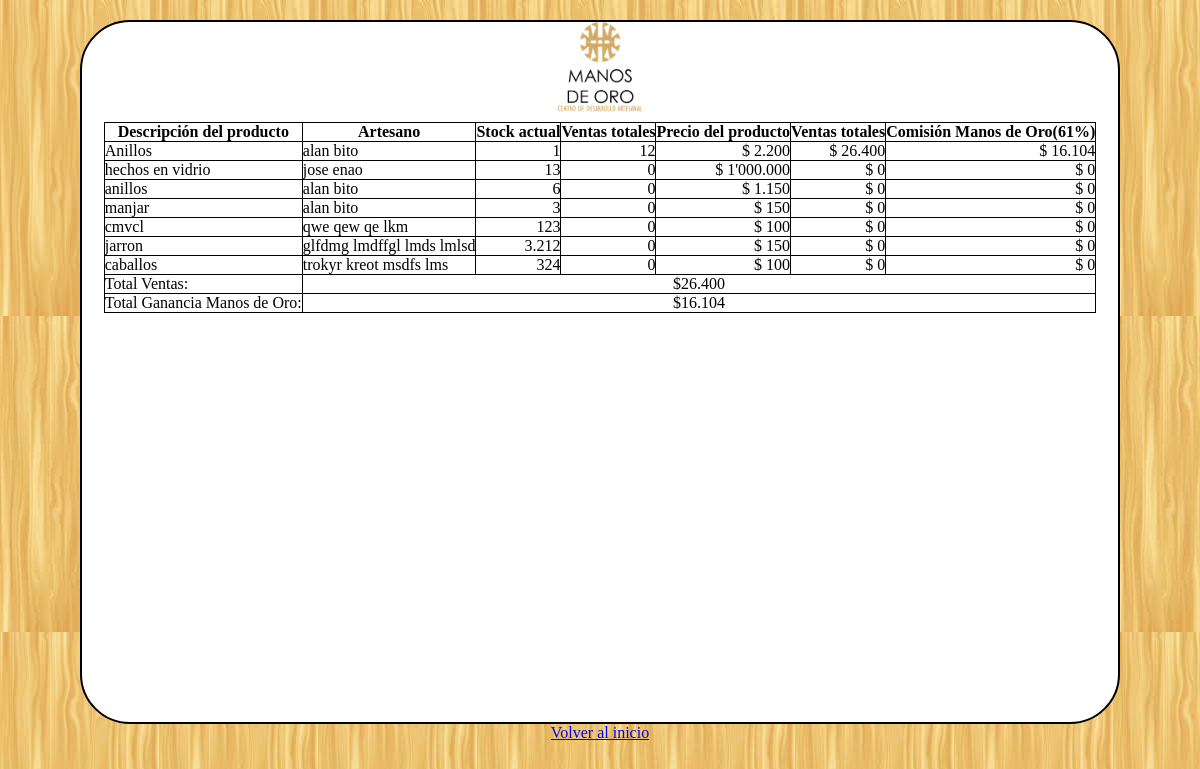
Before: /Interfaces/verVentasAdmin.php (signed in) with the older database file.
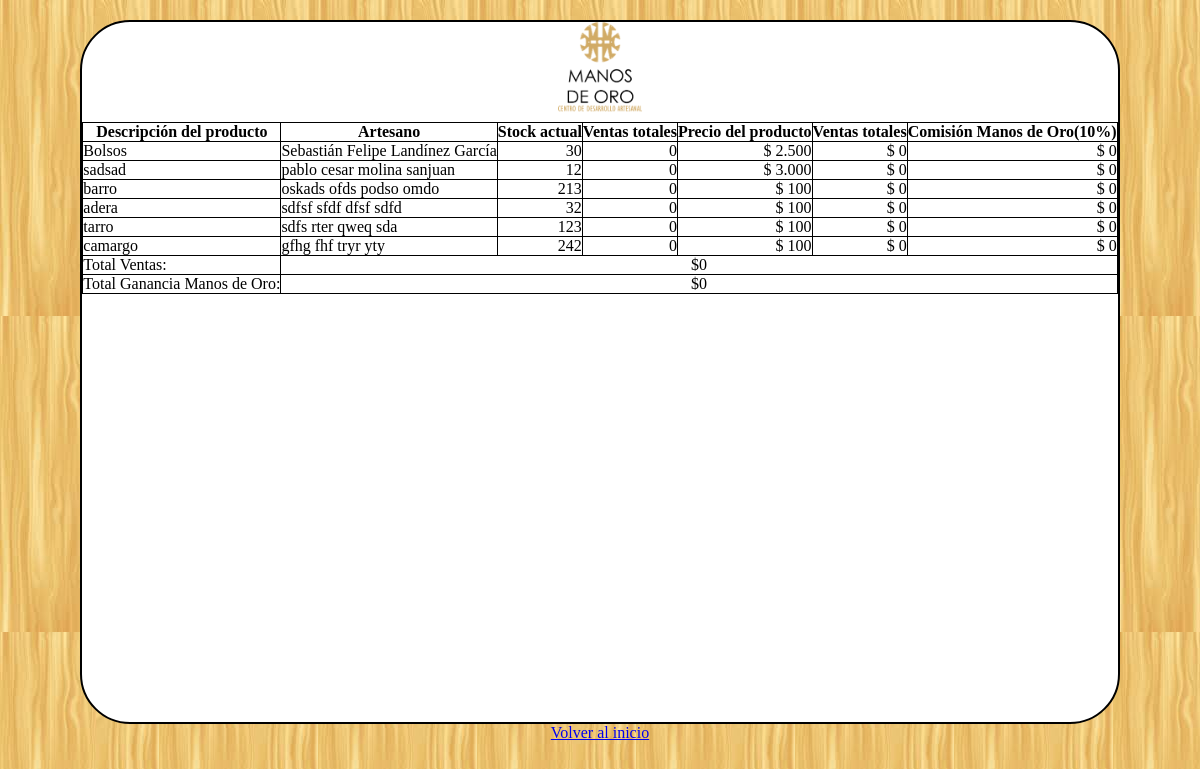
After: the same page with the newer database file.
### tables this page shows
CREATE TABLE IF NOT EXISTS `noticias` (
`idNoticia` int(11) NOT NULL,
  `titulo` varchar(150) NOT NULL,
  `contenido` text NOT NULL
);

CREATE TABLE IF NOT EXISTS `producto` (
`idproducto` int(11) NOT NULL,
  `nombproducto` varchar(220) NOT NULL,
  `descripcion` varchar(30) NOT NULL,
  `link` varchar(150) DEFAULT NULL,
  `idartesano` int(11) NOT NULL,
  `aceptado` tinyint(4) NOT NULL,
  `empresa` varchar(150) NOT NULL,
  `nroenvio` varchar(30) NOT NULL,
  `notificado` int(11) NOT NULL,
  `stock` int(11) DEFAULT NULL,
  `ventas` int(11) DEFAULT NULL,
  `formatofoto` int(11) DEFAULT NULL,
  `precio` int(11) NOT NULL DEFAULT '0',
  `mostrar` int(11) NOT NULL
);

CREATE TABLE IF NOT EXISTS `artesano` (
`idArtesano` int(11) NOT NULL,
  `TipoDoc` int(11) NOT NULL,
  `NroDoc` varchar(30) NOT NULL,
  `password` varchar(40) NOT NULL,
  `direccion` varchar(200) NOT NULL,
  `telefono` varchar(30) NOT NULL,
  `telefono2` varchar(25) NOT NULL,
  `username` varchar(30) DEFAULT NULL,
  `estado` int(11) NOT NULL,
  `nombre` varchar(200) NOT NULL,
  `celular` varchar(20) NOT NULL,
  `email` varchar(70) NOT NULL,
  `certificacion` tinyint(4) NOT NULL,
  `nivelestudio` int(11) NOT NULL,
  `aprendices` text,
  `cursos` text,
  `formatofoto` int(11) DEFAULT NULL
);

### Librerias/NoticiasDao.php (called while the page is built, shortened)
<?php
class NoticiasDao {
    function createValueObject() {
          return new Noticias();
    }
    function getObject($conn, $idNoticia) {
          $valueObject = $this->createValueObject();
          $valueObject->setIdNoticia($idNoticia);
          $this->load($conn, $valueObject);
          return $valueObject;
    }
    function load($conn, $valueObject) {
          $sql = "SELECT * FROM noticias WHERE (idNoticia = ".$valueObject->getIdNoticia().") ";
          if ($this->singleQuery($conn, $sql, $valueObject))
               return true;
          else
               return false;
    }
    function singleQuery($conn, $sql, $valueObject) {
          $result = $conn->execute($sql);
          if ($row = $conn->nextRow($result)) {
                   $valueObject->setIdNoticia($row[0]);
                   $valueObject->setTitulo($row[1]);
                   $valueObject->setContenido($row[2]);
          } else {
               return false;
          }
          return true;
    }
}
?>

### Librerias/Noticias.php (called while the page is built, shortened)
<?php
class Noticias {
    var $idNoticia;
    var $contenido;
    function getIdNoticia() {
          return $this->idNoticia;
    }
    function setIdNoticia($idNoticiaIn) {
          $this->idNoticia = $idNoticiaIn;
    }
    function getContenido() {
          return $this->contenido;
    }
    function setContenido($contenidoIn) {
          $this->contenido = $contenidoIn;
    }
}
?>

### Librerias/Datasource.php (called while the page is built, shortened)
<?php
class Datasource {
        var $dbLink;
       function Datasource($dbHost, $dbName, $dbuser, $dbpasswd) {
                $this->dbLink = mysql_connect ($dbHost, $dbuser, $dbpasswd);
	}
        function execute($sql) {
                $result = mysql_query($sql, $this->dbLink);
                return $result;
        }
        function nextRow ($result) {
                $row = mysql_fetch_array($result);
                return $row;
        }
        function checkErrors($sql) {
                $err=mysql_error();
                $errno=mysql_errno();
                if($errno) {
                        $message = "The following SQL command ".$sql." caused Database error: ".$err.".";
                        print "Unrecowerable error has occurred. All data will be logged.";
                        print "Please contact System Administrator for help! \n";
                        print " ".$message." \n";
                        exit;
                } else {
                        return;
                }
        }
}
?>

### Librerias/Producto.php (called while the page is built, shortened)
<?php
class Producto {
    var $idproducto;
    var $nombproducto;
    var $descripcion;
    var $link;
    var $idartesano;
    var $aceptado;
    var $empresa;
    var $nroenvio;
    var $notificado;
    var $stock;
    var $ventas;
    var $formatofoto;
    var $precio;
    var $mostrar;
    function getIdproducto() {
          return $this->idproducto;
    }
    function setIdproducto($idproductoIn) {
          $this->idproducto = $idproductoIn;
    }
    function getNombproducto() {
          return $this->nombproducto;
    }
    function setNombproducto($nombproducto) {
          $this->nombproducto = $nombproducto;
    }
    function getDescripcion() {
          return $this->descripcion;
    }
    function setDescripcion($descripcionIn) {
          $this->descripcion = $descripcionIn;
    }
    function getLink() {
          return $this->link;
    }
    function setLink($linkIn) {
          $this->link = $linkIn;
    }
    function getIdartesano() {
          return $this->idartesano;
    }
    function setIdartesano($idartesanoIn) {
          $this->idartesano = $idartesanoIn;
    }
    function getAceptado() {
          return $this->aceptado;
    }
    function setAceptado($aceptadoIn) {
          $this->aceptado = $aceptadoIn;
    }
    function getEmpresa() {
          return $this->empresa;
    }
    function setEmpresa($empresaIn) {
          $this->empresa = $empresaIn;
    }
    function getNroenvio() {
          return $this->nroenvio;
    }
    function setNroenvio($nroenvioIn) {
          $this->nroenvio = $nroenvioIn;
    }
    function getNotificado() {
          return $this->notificado;
    }
    function setNotificado($notificadoIn) {
          $this->notificado = $notificadoIn;
    }
    function getStock() {
          return $this->stock;
    }
    function setStock($stockIn) {
          $this->stock = $stockIn;
    }
    function getVentas() {
          return $this->ventas;
    }
    function setVentas($ventasIn) {
          $this->ventas = $ventasIn;
    }
    function getFormatofoto() {
          return $this->formatofoto;
    }
    function setFormatofoto($formatofotoIn) {
          $this->formatofoto = $formatofotoIn;
    }
    function getPrecio() {
          return $this->precio;
    }
    function setPrecio($precioIn) {
          $this->precio = $precioIn;
    }
    function getMostrar() {
          return $this->mostrar;
    }
    function setMostrar($mostrarIn) {
          $this->mostrar = $mostrarIn;
    }
}
?>

### Librerias/ProductoDao.php (called while the page is built, shortened)
<?php
class ProductoDao {
    function createValueObject() {
          return new Producto();
    }
    function searchMatching($conn, $valueObject) {
          $first = true;
          $sql = "SELECT * FROM producto WHERE 1=1 ";
          if (count($valueObject->getAceptado()) != 0) {
              if ($first) { $first = false; }
              $sql = $sql."AND aceptado = ".$valueObject->getAceptado()." ";
          }
          $sql = $sql."ORDER BY idproducto ASC ";
          $searchResults = $this->listQuery($conn, $sql);
          return $searchResults;
    }
    function listQuery($conn, $sql) {
          $searchResults = array();
          $result = $conn->execute($sql);
          while ($row = $conn->nextRow($result)) {
               $temp = $this->createValueObject();
               $temp->setIdproducto($row[0]);
               $temp->setNombproducto($row[1]);
               $temp->setDescripcion($row[2]);
               $temp->setLink($row[3]);
               $temp->setIdartesano($row[4]);
               $temp->setAceptado($row[5]);
               $temp->setEmpresa($row[6]);
               $temp->setNroenvio($row[7]);
               $temp->setNotificado($row[8]);
               $temp->setStock($row[9]);
               $temp->setVentas($row[10]);
               $temp->setFormatofoto($row[11]);
               $temp->setPrecio($row[12]);
               $temp->setMostrar($row[13]);
               array_push($searchResults, $temp);
          }
          return $searchResults;
    }
}
?>

### Librerias/ArtesanoDao.php (called while the page is built, shortened)
<?php
class ArtesanoDao
{
    function createValueObject() {
          return new Artesano();
    }
    function getObject($conn, $idArtesano) {
          $valueObject = $this->createValueObject();
          $valueObject->setIdArtesano($idArtesano);
          $this->load($conn, $valueObject);
          return $valueObject;
    }
    function load($conn, $valueObject) {
          $sql = "SELECT * FROM artesano WHERE (idArtesano = ".$valueObject->getIdArtesano().") ";
          if ($this->singleQuery($conn, $sql, $valueObject))
               return true;
          else
               return false;
    }
    function singleQuery($conn, $sql, $valueObject) {
          $result = $conn->execute($sql);
          if ($row = $conn->nextRow($result)) {
                   $valueObject->setIdArtesano($row[0]);
                   $valueObject->setTipoDoc($row[1]);
                   $valueObject->setNroDoc($row[2]);
                   $valueObject->setPassword($row[3]);
                   $valueObject->setDireccion($row[4]);
                   $valueObject->setTelefono($row[5]);
                   $valueObject->setTelefono2($row[6]);
                   $valueObject->setUsername($row[7]);
                   $valueObject->setEstado($row[8]);
                   $valueObject->setNombre($row[9]);
                   $valueObject->setCelular($row[10]);
                   $valueObject->setEmail($row[11]);
                   $valueObject->setCertificacion($row[12]);
                   $valueObject->setNivelestudio($row[13]);
                   $valueObject->setAprendices($row[14]);
                   $valueObject->setCursos($row[15]);
                   $valueObject->setFormatofoto($row[16]);
          } else {
               return false;
          }
          return true;
    }
}
?>

### Librerias/Artesano.php (called while the page is built, shortened)
<?php
class Artesano {
    var $idArtesano;
    function getIdArtesano() {
          return $this->idArtesano;
    }
    function setIdArtesano($idArtesanoIn) {
          $this->idArtesano = $idArtesanoIn;
    }
}
?>

### Interfaces/verVentasAdmin.php (the view, shortened to what the changed rows need)
	<?php
	include_once("../Librerias/Datasource.php");
	include_once("../Librerias/ArtesanoDao.php");
	include_once("../Librerias/Artesano.php");
	include_once("../Librerias/Producto.php");
	include_once("../Librerias/ProductoDao.php");
	include_once("../Librerias/NoticiasDao.php");
	include_once("../Librerias/Noticias.php");
	function formatearNumero($valor)
	{
		$largo=strlen($valor);
		$reves=strrev($valor);
		if(($largo%3)==0)
		{
			$limciclo=$largo/3;
		}
		else
		{
			$limciclo=(($largo-($largo%3))/3)+1;
		}
		$cad="";
		for($i=0;$i<$limciclo;$i++)
		{
			$j=3*$i;
			$str1=substr($reves,$j,3);
			if(($i%2)!=0)
			{
				$cad=$cad.".".$str1;
			}
			else
			{
				$cad=$cad."'".$str1;
			}
		}
		$valor=strrev($cad);
		$valor=substr($valor, 0,(strlen($valor)-1));
		return $valor;
	}
	if(isset($_SESSION["USER"]))
	{
		if($_SESSION["ROL"]!="Administrador")
		{
			if($_SESSION["ROL"]=="Administrador de tienda")
			{
				?>
				<script>
					alert("No tienes permiso para ver esto. Ser\u00e1s redireccionado a tu p\u00e1gina de inicio");
				</script>
				<meta http-equiv="refresh" content="0,url=admonTienda.php">
				<?php
			}
			else
			{
				?>
					<script>
						alert("No tienes permiso para ver esto. Ser\u00e1s redireccionado a tu p\u00e1gina de inicio");
					</script>
					<meta http-equiv="refresh" content="0,url=principal.php">
				<?php
			}
		}
		else
		{
			$conn=new Datasource($dbhost,$dbName,$dbUser,$dbPassword);
			$pdao=new ProductoDao();
			$adao=new ArtesanoDao();
			$ndao=new NoticiasDao();
			$busqueda1=new Producto();
			$busqueda1->setAceptado(2);
			$pconstock=$pdao->searchMatching($conn,$busqueda1);
			$objcomision=$ndao->getObject($conn,-1);
			$porccomision=$objcomision->getContenido();
			?>
			<!DOCTYPE HTML>
			<html>
				<head><meta http-equiv="Content-Type" content="text/html; charset=utf-8">
<link rel="stylesheet" href="../css/diseno.css">
				</head>
				<body>
<div id="reporte">
					<center>
					<img src="../imgs/logo2.png" id="logo_cabecera2">
					</center>
<center>
					<table style="border: 1px solid black; border-collapse: collapse;">
						<tr style="border: 1px solid black; border-collapse: collapse;">
							<th style="border: 1px solid black; border-collapse: collapse;">Descripción del producto</th>
							<th style="border: 1px solid black; border-collapse: collapse;">Artesano</th>
							<th style="border: 1px solid black; border-collapse: collapse;">Stock actual</th>
							<th style="border: 1px solid black; border-collapse: collapse;">Ventas totales</th>
							<th style="border: 1px solid black; border-collapse: collapse;">Precio del producto</th>
							<th style="border: 1px solid black; border-collapse: collapse;">Ventas totales</th>
							<th style="border: 1px solid black; border-collapse: collapse;">Comisión Manos de Oro(<?php echo($porccomision);?>%)</th>
						</tr>
					<?php
					$total=0;
					$totalganancia=0;
					for($i=0;$i<count($pconstock);$i++)
					{
						$artesano=$adao->getObject($conn,$pconstock[$i]->getIdartesano());
						echo("<tr >");
						echo("<td style='border: 1px solid black; border-collapse: collapse;'>".$pconstock[$i]->getDescripcion()."</td>");
						echo("<td style='border: 1px solid black; border-collapse: collapse;'>".utf8_encode($artesano->getNombre())."</td>");
						echo("<td style='text-align:right; border: 1px solid black; border-collapse: collapse;'>".formatearNumero($pconstock[$i]->getStock())."</td>");
						echo("<td style='text-align:right; border: 1px solid black; border-collapse: collapse;'>".formatearNumero($pconstock[$i]->getVentas())."</td>");
						echo("<td style='text-align:right; border: 1px solid black; border-collapse: collapse;'>$ ".formatearNumero($pconstock[$i]->getPrecio())."</td>");
						$parcial=$pconstock[$i]->getVentas()*$pconstock[$i]->getPrecio();
						echo("<td style='text-align:right; border: 1px solid black; border-collapse: collapse;'>$ ".formatearNumero($parcial)."</td>");
						$parcialganancia=$porccomision*$parcial/100;
						echo("<td style='text-align:right; border: 1px solid black; border-collapse: collapse;'>$ ".formatearNumero($parcialganancia)."</td>");
						echo("</tr>");
						$total=$total+$parcial;
						$totalganancia=$totalganancia+$parcialganancia;
					}
					echo("<tr style='border: 1px solid black; border-collapse: collapse;' >");
					echo("<td style='border: 1px solid black; border-collapse: collapse;' >Total Ventas:</td>");
					echo("<td  style='text-align:center; border: 1px solid black; border-collapse: collapse;' colspan='6'>$".formatearNumero($total)."</td>");
					echo("</tr>");
					echo("<tr style='border: 1px solid black; border-collapse: collapse;' >");
					echo("<td style='border: 1px solid black; border-collapse: collapse;' >Total Ganancia Manos de Oro:</td>");
					echo("<td  style='text-align:center; border: 1px solid black; border-collapse: collapse;' colspan='6'>$".formatearNumero($totalganancia)."</td>");
					echo("</tr>");
					?>
					</table>
</center>
</div>
<center>
					<a href="admon.php">Volver al inicio</a>
</center>
				</body>
			</html>
			<?php
		}
	}
?>

Changed rows visible on the page:
removed producto: descripcion "Anillos", idartesano.nombre "alan bito", stock "1", ventas "12", precio "2.200", formatearNumero($parcial) "26.400", formatearNumero($parcialganancia) "16.104"
removed producto: descripcion "anillos", idartesano.nombre "alan bito", stock "6", ventas "0", precio "1.150", formatearNumero($parcialganancia) "0"
removed producto: descripcion "manjar", idartesano.nombre "alan bito", stock "3", ventas "0", precio "150", formatearNumero($parcialganancia) "0"
removed producto: descripcion "cmvcl", idartesano.nombre "qwe qew qe lkm", stock "123", ventas "0", precio "100", formatearNumero($parcialganancia) "0"
removed producto: descripcion "jarron", idartesano.nombre "glfdmg lmdffgl lmds lmlsd", stock "3.212", ventas "0", precio "150", formatearNumero($parcialganancia) "0"
changed noticias: contenido "61" → "10"
added producto: descripcion "Bolsos", idartesano.nombre "Sebastián Felipe Landínez García", stock "30", ventas "0", precio "2.500", formatearNumero($parcialganancia) "0"
changed producto: descripcion "hechos en vidrio" → "sadsad"; idartesano.nombre "jose enao" → "pablo cesar molina sanjuan"; stock "13" → "12"; precio "1'000.000" → "3.000"
changed producto: descripcion "caballos" → "barro"; idartesano.nombre "trokyr kreot msdfs lms" → "oskads ofds podso omdo"; stock "324" → "213"
added producto: descripcion "adera", idartesano.nombre "sdfsf sfdf dfsf sdfd", stock "32", ventas "0", precio "100", formatearNumero($parcialganancia) "0"
added producto: descripcion "tarro", idartesano.nombre "sdfs rter qweq sda", stock "123", ventas "0", precio "100", formatearNumero($parcialganancia) "0"
added producto: descripcion "camargo", idartesano.nombre "gfhg fhf tryr yty", stock "242", ventas "0", precio "100", formatearNumero($parcialganancia) "0"
Other visible differences:
formatearNumero($total): "26.400" → "0"
formatearNumero($totalganancia): "16.104" → "0"
